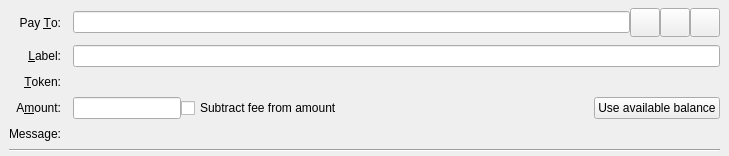
<?xml version="1.0" encoding="UTF-8"?>
<ui version="4.0">
 <class>SendCoinsEntry</class>
 <widget class="QStackedWidget" name="SendCoinsEntry">
  <property name="geometry">
   <rect>
    <x>0</x>
    <y>0</y>
    <width>729</width>
    <height>150</height>
   </rect>
  </property>
  <property name="focusPolicy">
   <enum>Qt::TabFocus</enum>
  </property>
  <property name="autoFillBackground">
   <bool>false</bool>
  </property>
  <widget class="QFrame" name="SendCoins">
   <property name="toolTip">
    <string>This is a normal payment.</string>
   </property>
   <property name="frameShape">
    <enum>QFrame::NoFrame</enum>
   </property>
   <layout class="QGridLayout" name="gridLayout">
    <property name="topMargin">
     <number>8</number>
    </property>
    <property name="bottomMargin">
     <number>4</number>
    </property>
    <property name="horizontalSpacing">
     <number>12</number>
    </property>
    <property name="verticalSpacing">
     <number>8</number>
    </property>
    <item row="0" column="0">
     <widget class="QLabel" name="payToLabel">
      <property name="text">
       <string>Pay &amp;To:</string>
      </property>
      <property name="alignment">
       <set>Qt::AlignRight|Qt::AlignTrailing|Qt::AlignVCenter</set>
      </property>
      <property name="buddy">
       <cstring>payTo</cstring>
      </property>
     </widget>
    </item>
    <item row="0" column="1">
     <layout class="QHBoxLayout" name="payToLayout">
      <property name="spacing">
       <number>0</number>
      </property>
      <item>
       <widget class="QValidatedLineEdit" name="payTo">
        <property name="toolTip">
         <string>The Tapyrus address to send the payment to</string>
        </property>
       </widget>
      </item>
      <item>
       <widget class="QToolButton" name="addressBookButton">
        <property name="toolTip">
         <string>Choose previously used address</string>
        </property>
        <property name="text">
         <string/>
        </property>
        <property name="icon">
         <iconset resource="../tapyrus.qrc">
          <normaloff>:/icons/address-book</normaloff>:/icons/address-book</iconset>
        </property>
        <property name="iconSize">
         <size>
          <width>22</width>
          <height>22</height>
         </size>
        </property>
        <property name="shortcut">
         <string>Alt+A</string>
        </property>
       </widget>
      </item>
      <item>
       <widget class="QToolButton" name="pasteButton">
        <property name="toolTip">
         <string>Paste address from clipboard</string>
        </property>
        <property name="text">
         <string/>
        </property>
        <property name="icon">
         <iconset resource="../tapyrus.qrc">
          <normaloff>:/icons/editpaste</normaloff>:/icons/editpaste</iconset>
        </property>
        <property name="iconSize">
         <size>
          <width>22</width>
          <height>22</height>
         </size>
        </property>
        <property name="shortcut">
         <string>Alt+P</string>
        </property>
       </widget>
      </item>
      <item>
       <widget class="QToolButton" name="deleteButton">
        <property name="toolTip">
         <string>Remove this entry</string>
        </property>
        <property name="text">
         <string/>
        </property>
        <property name="icon">
         <iconset resource="../tapyrus.qrc">
          <normaloff>:/icons/remove</normaloff>:/icons/remove</iconset>
        </property>
        <property name="iconSize">
         <size>
          <width>22</width>
          <height>22</height>
         </size>
        </property>
       </widget>
      </item>
     </layout>
    </item>
    <item row="1" column="0">
     <widget class="QLabel" name="labellLabel">
      <property name="text">
       <string>&amp;Label:</string>
      </property>
      <property name="alignment">
       <set>Qt::AlignRight|Qt::AlignTrailing|Qt::AlignVCenter</set>
      </property>
      <property name="buddy">
       <cstring>addAsLabel</cstring>
      </property>
     </widget>
    </item>
    <item row="1" column="1">
     <widget class="QLineEdit" name="addAsLabel">
      <property name="toolTip">
       <string>Enter a label for this address to add it to the list of used addresses</string>
      </property>
     </widget>
    </item>
    <item row="2" column="0">
     <widget class="QLabel" name="labelToken">
      <property name="text">
       <string>&amp;Token:</string>
      </property>
      <property name="alignment">
       <set>Qt::AlignRight|Qt::AlignTrailing|Qt::AlignVCenter</set>
      </property>
      <property name="buddy">
       <cstring>labelTokenName</cstring>
      </property>
     </widget>
    </item>
    <item row="2" column="1">
     <widget class="QLabel" name="labelTokenName">
      <property name="text">
       <string>&amp;</string>
      </property>
      <property name="alignment">
       <set>Qt::AlignLeft|Qt::AlignTrailing|Qt::AlignVCenter</set>
      </property>
      <property name="buddy">
       <cstring>labelToken</cstring>
      </property>
      <property name="toolTip">
       <string>Token type of the address</string>
      </property>
     </widget>
    </item>
    <item row="3" column="0">
     <widget class="QLabel" name="amountLabel">
      <property name="text">
       <string>A&amp;mount:</string>
      </property>
      <property name="alignment">
       <set>Qt::AlignRight|Qt::AlignTrailing|Qt::AlignVCenter</set>
      </property>
      <property name="buddy">
       <cstring>payAmount</cstring>
      </property>
     </widget>
    </item>
    <item row="3" column="1">
     <layout class="QHBoxLayout" name="horizontalLayoutAmount" stretch="0,1,0">
      <item>
       <widget class="BitcoinAmountField" name="payAmount"/>
      </item>
      <item>
       <widget class="QCheckBox" name="checkboxSubtractFeeFromAmount">
        <property name="toolTip">
         <string>The fee will be deducted from the amount being sent. The recipient will receive less tpc than you enter in the amount field. If multiple recipients are selected, the fee is split equally.</string>
        </property>
        <property name="text">
         <string>Subtract fee from amount</string>
        </property>
       </widget>
      </item>
      <item>
       <widget class="QPushButton" name="useAvailableBalanceButton">
        <property name="text">
         <string>Use available balance</string>
        </property>
       </widget>
      </item>
     </layout>
    </item>
    <item row="4" column="0">
     <widget class="QLabel" name="messageLabel">
      <property name="text">
       <string>Message:</string>
      </property>
      <property name="alignment">
       <set>Qt::AlignRight|Qt::AlignTrailing|Qt::AlignVCenter</set>
      </property>
     </widget>
    </item>
    <item row="4" column="1">
     <widget class="QLabel" name="messageTextLabel">
      <property name="toolTip">
       <string>A message that was attached to the tapyrus coin: URI which will be stored with the transaction for your reference. Note: This message will not be sent over the Tapyrus network.</string>
      </property>
      <property name="textFormat">
       <enum>Qt::PlainText</enum>
      </property>
     </widget>
    </item>
    <item row="5" column="0" colspan="2">
     <widget class="Line" name="line">
      <property name="orientation">
       <enum>Qt::Horizontal</enum>
      </property>
     </widget>
    </item>
   </layout>
  </widget>
  <widget class="QFrame" name="SendCoins_UnauthenticatedPaymentRequest">
   <property name="palette">
    <palette>
     <active>
      <colorrole role="WindowText">
       <brush brushstyle="SolidPattern">
        <color alpha="255">
         <red>0</red>
         <green>0</green>
         <blue>0</blue>
        </color>
       </brush>
      </colorrole>
      <colorrole role="Button">
       <brush brushstyle="SolidPattern">
        <color alpha="255">
         <red>255</red>
         <green>255</green>
         <blue>127</blue>
        </color>
       </brush>
      </colorrole>
      <colorrole role="Light">
       <brush brushstyle="SolidPattern">
        <color alpha="255">
         <red>255</red>
         <green>255</green>
         <blue>255</blue>
        </color>
       </brush>
      </colorrole>
      <colorrole role="Midlight">
       <brush brushstyle="SolidPattern">
        <color alpha="255">
         <red>255</red>
         <green>255</green>
         <blue>191</blue>
        </color>
       </brush>
      </colorrole>
      <colorrole role="Dark">
       <brush brushstyle="SolidPattern">
        <color alpha="255">
         <red>127</red>
         <green>127</green>
         <blue>63</blue>
        </color>
       </brush>
      </colorrole>
      <colorrole role="Mid">
       <brush brushstyle="SolidPattern">
        <color alpha="255">
         <red>170</red>
         <green>170</green>
         <blue>84</blue>
        </color>
       </brush>
      </colorrole>
      <colorrole role="Text">
       <brush brushstyle="SolidPattern">
        <color alpha="255">
         <red>0</red>
         <green>0</green>
         <blue>0</blue>
        </color>
       </brush>
      </colorrole>
      <colorrole role="BrightText">
       <brush brushstyle="SolidPattern">
        <color alpha="255">
         <red>255</red>
         <green>255</green>
         <blue>255</blue>
        </color>
       </brush>
      </colorrole>
      <colorrole role="ButtonText">
       <brush brushstyle="SolidPattern">
        <color alpha="255">
         <red>0</red>
         <green>0</green>
         <blue>0</blue>
        </color>
       </brush>
      </colorrole>
      <colorrole role="Base">
       <brush brushstyle="SolidPattern">
        <color alpha="255">
         <red>255</red>
         <green>255</green>
         <blue>255</blue>
        </color>
       </brush>
      </colorrole>
      <colorrole role="Window">
       <brush brushstyle="SolidPattern">
        <color alpha="255">
         <red>255</red>
         <green>255</green>
         <blue>127</blue>
        </color>
       </brush>
      </colorrole>
      <colorrole role="Shadow">
       <brush brushstyle="SolidPattern">
        <color alpha="255">
         <red>0</red>
         <green>0</green>
         <blue>0</blue>
        </color>
       </brush>
      </colorrole>
      <colorrole role="AlternateBase">
       <brush brushstyle="SolidPattern">
        <color alpha="255">
         <red>255</red>
         <green>255</green>
         <blue>191</blue>
        </color>
       </brush>
      </colorrole>
      <colorrole role="ToolTipBase">
       <brush brushstyle="SolidPattern">
        <color alpha="255">
         <red>255</red>
         <green>255</green>
         <blue>220</blue>
        </color>
       </brush>
      </colorrole>
      <colorrole role="ToolTipText">
       <brush brushstyle="SolidPattern">
        <color alpha="255">
         <red>0</red>
         <green>0</green>
         <blue>0</blue>
        </color>
       </brush>
      </colorrole>
     </active>
     <inactive>
      <colorrole role="WindowText">
       <brush brushstyle="SolidPattern">
        <color alpha="255">
         <red>0</red>
         <green>0</green>
         <blue>0</blue>
        </color>
       </brush>
      </colorrole>
      <colorrole role="Button">
       <brush brushstyle="SolidPattern">
        <color alpha="255">
         <red>255</red>
         <green>255</green>
         <blue>127</blue>
        </color>
       </brush>
      </colorrole>
      <colorrole role="Light">
       <brush brushstyle="SolidPattern">
        <color alpha="255">
         <red>255</red>
         <green>255</green>
         <blue>255</blue>
        </color>
       </brush>
      </colorrole>
      <colorrole role="Midlight">
       <brush brushstyle="SolidPattern">
        <color alpha="255">
         <red>255</red>
         <green>255</green>
         <blue>191</blue>
        </color>
       </brush>
      </colorrole>
      <colorrole role="Dark">
       <brush brushstyle="SolidPattern">
        <color alpha="255">
         <red>127</red>
         <green>127</green>
         <blue>63</blue>
        </color>
       </brush>
      </colorrole>
      <colorrole role="Mid">
       <brush brushstyle="SolidPattern">
        <color alpha="255">
         <red>170</red>
         <green>170</green>
         <blue>84</blue>
        </color>
       </brush>
      </colorrole>
      <colorrole role="Text">
       <brush brushstyle="SolidPattern">
        <color alpha="255">
         <red>0</red>
         <green>0</green>
         <blue>0</blue>
        </color>
       </brush>
      </colorrole>
      <colorrole role="BrightText">
       <brush brushstyle="SolidPattern">
        <color alpha="255">
         <red>255</red>
         <green>255</green>
         <blue>255</blue>
        </color>
       </brush>
      </colorrole>
      <colorrole role="ButtonText">
       <brush brushstyle="SolidPattern">
        <color alpha="255">
         <red>0</red>
         <green>0</green>
         <blue>0</blue>
        </color>
       </brush>
      </colorrole>
      <colorrole role="Base">
       <brush brushstyle="SolidPattern">
        <color alpha="255">
         <red>255</red>
         <green>255</green>
         <blue>255</blue>
        </color>
       </brush>
      </colorrole>
      <colorrole role="Window">
       <brush brushstyle="SolidPattern">
        <color alpha="255">
         <red>255</red>
         <green>255</green>
         <blue>127</blue>
        </color>
       </brush>
      </colorrole>
      <colorrole role="Shadow">
       <brush brushstyle="SolidPattern">
        <color alpha="255">
         <red>0</red>
         <green>0</green>
         <blue>0</blue>
        </color>
       </brush>
      </colorrole>
      <colorrole role="AlternateBase">
       <brush brushstyle="SolidPattern">
        <color alpha="255">
         <red>255</red>
         <green>255</green>
         <blue>191</blue>
        </color>
       </brush>
      </colorrole>
      <colorrole role="ToolTipBase">
       <brush brushstyle="SolidPattern">
        <color alpha="255">
         <red>255</red>
         <green>255</green>
         <blue>220</blue>
        </color>
       </brush>
      </colorrole>
      <colorrole role="ToolTipText">
       <brush brushstyle="SolidPattern">
        <color alpha="255">
         <red>0</red>
         <green>0</green>
         <blue>0</blue>
        </color>
       </brush>
      </colorrole>
     </inactive>
     <disabled>
      <colorrole role="WindowText">
       <brush brushstyle="SolidPattern">
        <color alpha="255">
         <red>127</red>
         <green>127</green>
         <blue>63</blue>
        </color>
       </brush>
      </colorrole>
      <colorrole role="Button">
       <brush brushstyle="SolidPattern">
        <color alpha="255">
         <red>255</red>
         <green>255</green>
         <blue>127</blue>
        </color>
       </brush>
      </colorrole>
      <colorrole role="Light">
       <brush brushstyle="SolidPattern">
        <color alpha="255">
         <red>255</red>
         <green>255</green>
         <blue>255</blue>
        </color>
       </brush>
      </colorrole>
      <colorrole role="Midlight">
       <brush brushstyle="SolidPattern">
        <color alpha="255">
         <red>255</red>
         <green>255</green>
         <blue>191</blue>
        </color>
       </brush>
      </colorrole>
      <colorrole role="Dark">
       <brush brushstyle="SolidPattern">
        <color alpha="255">
         <red>127</red>
         <green>127</green>
         <blue>63</blue>
        </color>
       </brush>
      </colorrole>
      <colorrole role="Mid">
       <brush brushstyle="SolidPattern">
        <color alpha="255">
         <red>170</red>
         <green>170</green>
         <blue>84</blue>
        </color>
       </brush>
      </colorrole>
      <colorrole role="Text">
       <brush brushstyle="SolidPattern">
        <color alpha="255">
         <red>127</red>
         <green>127</green>
         <blue>63</blue>
        </color>
       </brush>
      </colorrole>
      <colorrole role="BrightText">
       <brush brushstyle="SolidPattern">
        <color alpha="255">
         <red>255</red>
         <green>255</green>
         <blue>255</blue>
        </color>
       </brush>
      </colorrole>
      <colorrole role="ButtonText">
       <brush brushstyle="SolidPattern">
        <color alpha="255">
         <red>127</red>
         <green>127</green>
         <blue>63</blue>
        </color>
       </brush>
      </colorrole>
      <colorrole role="Base">
       <brush brushstyle="SolidPattern">
        <color alpha="255">
         <red>255</red>
         <green>255</green>
         <blue>127</blue>
        </color>
       </brush>
      </colorrole>
      <colorrole role="Window">
       <brush brushstyle="SolidPattern">
        <color alpha="255">
         <red>255</red>
         <green>255</green>
         <blue>127</blue>
        </color>
       </brush>
      </colorrole>
      <colorrole role="Shadow">
       <brush brushstyle="SolidPattern">
        <color alpha="255">
         <red>0</red>
         <green>0</green>
         <blue>0</blue>
        </color>
       </brush>
      </colorrole>
      <colorrole role="AlternateBase">
       <brush brushstyle="SolidPattern">
        <color alpha="255">
         <red>255</red>
         <green>255</green>
         <blue>127</blue>
        </color>
       </brush>
      </colorrole>
      <colorrole role="ToolTipBase">
       <brush brushstyle="SolidPattern">
        <color alpha="255">
         <red>255</red>
         <green>255</green>
         <blue>220</blue>
        </color>
       </brush>
      </colorrole>
      <colorrole role="ToolTipText">
       <brush brushstyle="SolidPattern">
        <color alpha="255">
         <red>0</red>
         <green>0</green>
         <blue>0</blue>
        </color>
       </brush>
      </colorrole>
     </disabled>
    </palette>
   </property>
   <property name="toolTip">
    <string>This is an unauthenticated payment request.</string>
   </property>
   <property name="autoFillBackground">
    <bool>true</bool>
   </property>
   <property name="frameShape">
    <enum>QFrame::NoFrame</enum>
   </property>
   <layout class="QGridLayout" name="gridLayout_is">
    <property name="spacing">
     <number>12</number>
    </property>
    <item row="0" column="0">
     <widget class="QLabel" name="payToLabel_is">
      <property name="text">
       <string>Pay To:</string>
      </property>
      <property name="alignment">
       <set>Qt::AlignRight|Qt::AlignTrailing|Qt::AlignVCenter</set>
      </property>
     </widget>
    </item>
    <item row="0" column="1">
     <layout class="QHBoxLayout" name="payToLayout_is">
      <property name="spacing">
       <number>0</number>
      </property>
      <item>
       <widget class="QLabel" name="payTo_is"/>
      </item>
      <item>
       <widget class="QToolButton" name="deleteButton_is">
        <property name="toolTip">
         <string>Remove this entry</string>
        </property>
        <property name="text">
         <string/>
        </property>
        <property name="icon">
         <iconset resource="../tapyrus.qrc">
          <normaloff>:/icons/remove</normaloff>:/icons/remove</iconset>
        </property>
       </widget>
      </item>
     </layout>
    </item>
    <item row="1" column="0">
     <widget class="QLabel" name="memoLabel_is">
      <property name="text">
       <string>Memo:</string>
      </property>
      <property name="alignment">
       <set>Qt::AlignRight|Qt::AlignTrailing|Qt::AlignVCenter</set>
      </property>
     </widget>
    </item>
    <item row="1" column="1">
     <widget class="QLabel" name="memoTextLabel_is">
      <property name="textFormat">
       <enum>Qt::PlainText</enum>
      </property>
     </widget>
    </item>
    <item row="2" column="0">
     <widget class="QLabel" name="amountLabel_is">
      <property name="text">
       <string>A&amp;mount:</string>
      </property>
      <property name="alignment">
       <set>Qt::AlignRight|Qt::AlignTrailing|Qt::AlignVCenter</set>
      </property>
      <property name="buddy">
       <cstring>payAmount_is</cstring>
      </property>
     </widget>
    </item>
    <item row="2" column="1">
     <widget class="BitcoinAmountField" name="payAmount_is">
      <property name="acceptDrops">
       <bool>false</bool>
      </property>
     </widget>
    </item>
   </layout>
  </widget>
  <widget class="QFrame" name="SendCoins_AuthenticatedPaymentRequest">
   <property name="palette">
    <palette>
     <active>
      <colorrole role="WindowText">
       <brush brushstyle="SolidPattern">
        <color alpha="255">
         <red>0</red>
         <green>0</green>
         <blue>0</blue>
        </color>
       </brush>
      </colorrole>
      <colorrole role="Button">
       <brush brushstyle="SolidPattern">
        <color alpha="255">
         <red>140</red>
         <green>232</green>
         <blue>119</blue>
        </color>
       </brush>
      </colorrole>
      <colorrole role="Light">
       <brush brushstyle="SolidPattern">
        <color alpha="255">
         <red>230</red>
         <green>255</green>
         <blue>224</blue>
        </color>
       </brush>
      </colorrole>
      <colorrole role="Midlight">
       <brush brushstyle="SolidPattern">
        <color alpha="255">
         <red>185</red>
         <green>243</green>
         <blue>171</blue>
        </color>
       </brush>
      </colorrole>
      <colorrole role="Dark">
       <brush brushstyle="SolidPattern">
        <color alpha="255">
         <red>70</red>
         <green>116</green>
         <blue>59</blue>
        </color>
       </brush>
      </colorrole>
      <colorrole role="Mid">
       <brush brushstyle="SolidPattern">
        <color alpha="255">
         <red>93</red>
         <green>155</green>
         <blue>79</blue>
        </color>
       </brush>
      </colorrole>
      <colorrole role="Text">
       <brush brushstyle="SolidPattern">
        <color alpha="255">
         <red>0</red>
         <green>0</green>
         <blue>0</blue>
        </color>
       </brush>
      </colorrole>
      <colorrole role="BrightText">
       <brush brushstyle="SolidPattern">
        <color alpha="255">
         <red>155</red>
         <green>255</green>
         <blue>147</blue>
        </color>
       </brush>
      </colorrole>
      <colorrole role="ButtonText">
       <brush brushstyle="SolidPattern">
        <color alpha="255">
         <red>0</red>
         <green>0</green>
         <blue>0</blue>
        </color>
       </brush>
      </colorrole>
      <colorrole role="Base">
       <brush brushstyle="SolidPattern">
        <color alpha="255">
         <red>119</red>
         <green>255</green>
         <blue>233</blue>
        </color>
       </brush>
      </colorrole>
      <colorrole role="Window">
       <brush brushstyle="SolidPattern">
        <color alpha="255">
         <red>140</red>
         <green>232</green>
         <blue>119</blue>
        </color>
       </brush>
      </colorrole>
      <colorrole role="Shadow">
       <brush brushstyle="SolidPattern">
        <color alpha="255">
         <red>0</red>
         <green>0</green>
         <blue>0</blue>
        </color>
       </brush>
      </colorrole>
      <colorrole role="AlternateBase">
       <brush brushstyle="SolidPattern">
        <color alpha="255">
         <red>197</red>
         <green>243</green>
         <blue>187</blue>
        </color>
       </brush>
      </colorrole>
      <colorrole role="NoRole">
       <brush brushstyle="SolidPattern">
        <color alpha="255">
         <red>125</red>
         <green>194</green>
         <blue>122</blue>
        </color>
       </brush>
      </colorrole>
      <colorrole role="ToolTipBase">
       <brush brushstyle="SolidPattern">
        <color alpha="255">
         <red>255</red>
         <green>255</green>
         <blue>220</blue>
        </color>
       </brush>
      </colorrole>
      <colorrole role="ToolTipText">
       <brush brushstyle="SolidPattern">
        <color alpha="255">
         <red>0</red>
         <green>0</green>
         <blue>0</blue>
        </color>
       </brush>
      </colorrole>
     </active>
     <inactive>
      <colorrole role="WindowText">
       <brush brushstyle="SolidPattern">
        <color alpha="255">
         <red>0</red>
         <green>0</green>
         <blue>0</blue>
        </color>
       </brush>
      </colorrole>
      <colorrole role="Button">
       <brush brushstyle="SolidPattern">
        <color alpha="255">
         <red>140</red>
         <green>232</green>
         <blue>119</blue>
        </color>
       </brush>
      </colorrole>
      <colorrole role="Light">
       <brush brushstyle="SolidPattern">
        <color alpha="255">
         <red>230</red>
         <green>255</green>
         <blue>224</blue>
        </color>
       </brush>
      </colorrole>
      <colorrole role="Midlight">
       <brush brushstyle="SolidPattern">
        <color alpha="255">
         <red>185</red>
         <green>243</green>
         <blue>171</blue>
        </color>
       </brush>
      </colorrole>
      <colorrole role="Dark">
       <brush brushstyle="SolidPattern">
        <color alpha="255">
         <red>70</red>
         <green>116</green>
         <blue>59</blue>
        </color>
       </brush>
      </colorrole>
      <colorrole role="Mid">
       <brush brushstyle="SolidPattern">
        <color alpha="255">
         <red>93</red>
         <green>155</green>
         <blue>79</blue>
        </color>
       </brush>
      </colorrole>
      <colorrole role="Text">
       <brush brushstyle="SolidPattern">
        <color alpha="255">
         <red>0</red>
         <green>0</green>
         <blue>0</blue>
        </color>
       </brush>
      </colorrole>
      <colorrole role="BrightText">
       <brush brushstyle="SolidPattern">
        <color alpha="255">
         <red>155</red>
         <green>255</green>
         <blue>147</blue>
        </color>
       </brush>
      </colorrole>
      <colorrole role="ButtonText">
       <brush brushstyle="SolidPattern">
        <color alpha="255">
         <red>0</red>
         <green>0</green>
         <blue>0</blue>
        </color>
       </brush>
      </colorrole>
      <colorrole role="Base">
       <brush brushstyle="SolidPattern">
        <color alpha="255">
         <red>119</red>
         <green>255</green>
         <blue>233</blue>
        </color>
       </brush>
      </colorrole>
      <colorrole role="Window">
       <brush brushstyle="SolidPattern">
        <color alpha="255">
         <red>140</red>
         <green>232</green>
         <blue>119</blue>
        </color>
       </brush>
      </colorrole>
      <colorrole role="Shadow">
       <brush brushstyle="SolidPattern">
        <color alpha="255">
         <red>0</red>
         <green>0</green>
         <blue>0</blue>
        </color>
       </brush>
      </colorrole>
      <colorrole role="AlternateBase">
       <brush brushstyle="SolidPattern">
        <color alpha="255">
         <red>197</red>
         <green>243</green>
         <blue>187</blue>
        </color>
       </brush>
      </colorrole>
      <colorrole role="NoRole">
       <brush brushstyle="SolidPattern">
        <color alpha="255">
         <red>125</red>
         <green>194</green>
         <blue>122</blue>
        </color>
       </brush>
      </colorrole>
      <colorrole role="ToolTipBase">
       <brush brushstyle="SolidPattern">
        <color alpha="255">
         <red>255</red>
         <green>255</green>
         <blue>220</blue>
        </color>
       </brush>
      </colorrole>
      <colorrole role="ToolTipText">
       <brush brushstyle="SolidPattern">
        <color alpha="255">
         <red>0</red>
         <green>0</green>
         <blue>0</blue>
        </color>
       </brush>
      </colorrole>
     </inactive>
     <disabled>
      <colorrole role="WindowText">
       <brush brushstyle="SolidPattern">
        <color alpha="255">
         <red>70</red>
         <green>116</green>
         <blue>59</blue>
        </color>
       </brush>
      </colorrole>
      <colorrole role="Button">
       <brush brushstyle="SolidPattern">
        <color alpha="255">
         <red>140</red>
         <green>232</green>
         <blue>119</blue>
        </color>
       </brush>
      </colorrole>
      <colorrole role="Light">
       <brush brushstyle="SolidPattern">
        <color alpha="255">
         <red>230</red>
         <green>255</green>
         <blue>224</blue>
        </color>
       </brush>
      </colorrole>
      <colorrole role="Midlight">
       <brush brushstyle="SolidPattern">
        <color alpha="255">
         <red>185</red>
         <green>243</green>
         <blue>171</blue>
        </color>
       </brush>
      </colorrole>
      <colorrole role="Dark">
       <brush brushstyle="SolidPattern">
        <color alpha="255">
         <red>70</red>
         <green>116</green>
         <blue>59</blue>
        </color>
       </brush>
      </colorrole>
      <colorrole role="Mid">
       <brush brushstyle="SolidPattern">
        <color alpha="255">
         <red>93</red>
         <green>155</green>
         <blue>79</blue>
        </color>
       </brush>
      </colorrole>
      <colorrole role="Text">
       <brush brushstyle="SolidPattern">
        <color alpha="255">
         <red>70</red>
         <green>116</green>
         <blue>59</blue>
        </color>
       </brush>
      </colorrole>
      <colorrole role="BrightText">
       <brush brushstyle="SolidPattern">
        <color alpha="255">
         <red>155</red>
         <green>255</green>
         <blue>147</blue>
        </color>
       </brush>
      </colorrole>
      <colorrole role="ButtonText">
       <brush brushstyle="SolidPattern">
        <color alpha="255">
         <red>70</red>
         <green>116</green>
         <blue>59</blue>
        </color>
       </brush>
      </colorrole>
      <colorrole role="Base">
       <brush brushstyle="SolidPattern">
        <color alpha="255">
         <red>140</red>
         <green>232</green>
         <blue>119</blue>
        </color>
       </brush>
      </colorrole>
      <colorrole role="Window">
       <brush brushstyle="SolidPattern">
        <color alpha="255">
         <red>140</red>
         <green>232</green>
         <blue>119</blue>
        </color>
       </brush>
      </colorrole>
      <colorrole role="Shadow">
       <brush brushstyle="SolidPattern">
        <color alpha="255">
         <red>0</red>
         <green>0</green>
         <blue>0</blue>
        </color>
       </brush>
      </colorrole>
      <colorrole role="AlternateBase">
       <brush brushstyle="SolidPattern">
        <color alpha="255">
         <red>140</red>
         <green>232</green>
         <blue>119</blue>
        </color>
       </brush>
      </colorrole>
      <colorrole role="NoRole">
       <brush brushstyle="SolidPattern">
        <color alpha="255">
         <red>125</red>
         <green>194</green>
         <blue>122</blue>
        </color>
       </brush>
      </colorrole>
      <colorrole role="ToolTipBase">
       <brush brushstyle="SolidPattern">
        <color alpha="255">
         <red>255</red>
         <green>255</green>
         <blue>220</blue>
        </color>
       </brush>
      </colorrole>
      <colorrole role="ToolTipText">
       <brush brushstyle="SolidPattern">
        <color alpha="255">
         <red>0</red>
         <green>0</green>
         <blue>0</blue>
        </color>
       </brush>
      </colorrole>
     </disabled>
    </palette>
   </property>
   <property name="toolTip">
    <string>This is an authenticated payment request.</string>
   </property>
   <property name="autoFillBackground">
    <bool>true</bool>
   </property>
   <property name="frameShape">
    <enum>QFrame::NoFrame</enum>
   </property>
   <layout class="QGridLayout" name="gridLayout_s">
    <property name="spacing">
     <number>12</number>
    </property>
    <item row="0" column="0">
     <widget class="QLabel" name="payToLabel_s">
      <property name="text">
       <string>Pay To:</string>
      </property>
      <property name="alignment">
       <set>Qt::AlignRight|Qt::AlignTrailing|Qt::AlignVCenter</set>
      </property>
     </widget>
    </item>
    <item row="0" column="1">
     <layout class="QHBoxLayout" name="payToLayout_s">
      <property name="spacing">
       <number>0</number>
      </property>
      <item>
       <widget class="QLabel" name="payTo_s">
        <property name="textFormat">
         <enum>Qt::PlainText</enum>
        </property>
       </widget>
      </item>
      <item>
       <widget class="QToolButton" name="deleteButton_s">
        <property name="toolTip">
         <string>Remove this entry</string>
        </property>
        <property name="text">
         <string/>
        </property>
        <property name="icon">
         <iconset resource="../tapyrus.qrc">
          <normaloff>:/icons/remove</normaloff>:/icons/remove</iconset>
        </property>
       </widget>
      </item>
     </layout>
    </item>
    <item row="1" column="0">
     <widget class="QLabel" name="memoLabel_s">
      <property name="text">
       <string>Memo:</string>
      </property>
      <property name="alignment">
       <set>Qt::AlignRight|Qt::AlignTrailing|Qt::AlignVCenter</set>
      </property>
     </widget>
    </item>
    <item row="1" column="1">
     <widget class="QLabel" name="memoTextLabel_s">
      <property name="textFormat">
       <enum>Qt::PlainText</enum>
      </property>
     </widget>
    </item>
    <item row="2" column="0">
     <widget class="QLabel" name="amountLabel_s">
      <property name="text">
       <string>A&amp;mount:</string>
      </property>
      <property name="alignment">
       <set>Qt::AlignRight|Qt::AlignTrailing|Qt::AlignVCenter</set>
      </property>
      <property name="buddy">
       <cstring>payAmount_s</cstring>
      </property>
     </widget>
    </item>
    <item row="2" column="1">
     <widget class="BitcoinAmountField" name="payAmount_s">
      <property name="acceptDrops">
       <bool>false</bool>
      </property>
     </widget>
    </item>
   </layout>
  </widget>
 </widget>
 <customwidgets>
  <customwidget>
   <class>QValidatedLineEdit</class>
   <extends>QLineEdit</extends>
   <header>qt/qvalidatedlineedit.h</header>
  </customwidget>
  <customwidget>
   <class>BitcoinAmountField</class>
   <extends>QLineEdit</extends>
   <header>qt/tapyrusamountfield.h</header>
  </customwidget>
 </customwidgets>
 <tabstops>
  <tabstop>payTo</tabstop>
  <tabstop>addressBookButton</tabstop>
  <tabstop>pasteButton</tabstop>
  <tabstop>deleteButton</tabstop>
  <tabstop>addAsLabel</tabstop>
  <tabstop>payAmount</tabstop>
  <tabstop>payAmount_is</tabstop>
  <tabstop>deleteButton_is</tabstop>
  <tabstop>payAmount_s</tabstop>
  <tabstop>deleteButton_s</tabstop>
 </tabstops>
 <resources>
  <include location="../tapyrus.qrc"/>
 </resources>
 <connections/>
</ui>
